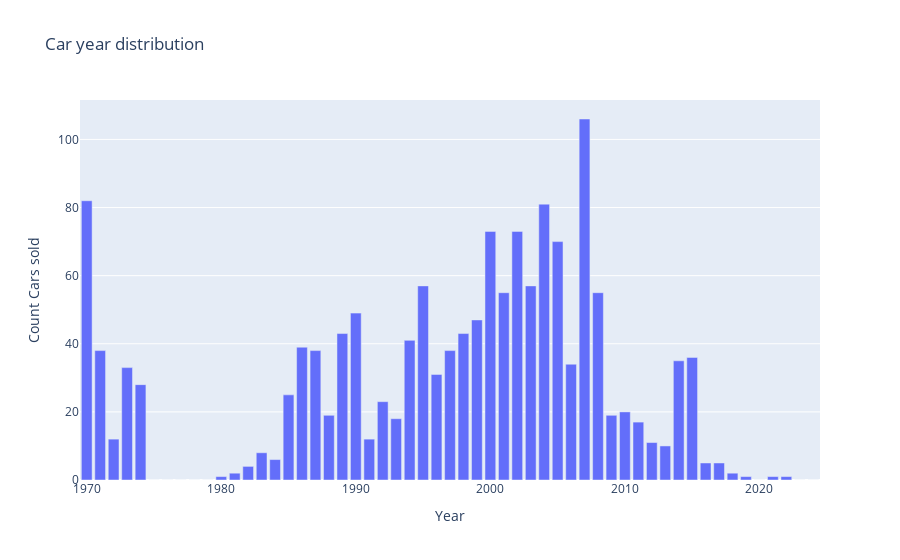

Notebook code cell kept with this figure:
### Code cell
#distribution of number of cars over the years
dic = {1970+i : sum(df['year']==1970+i) for i in range(55)}
x_dic = [1970 + i for i in range(55)]
y_dic = [dic[1970 + i] for i in range(55)]

# Plot
fig = go.Figure([go.Bar(x=x_dic, y=y_dic)])

fig.update_layout(title="Car year distribution",
                  xaxis_title="Year",
                  yaxis_title="Count Cars sold")


fig.show()

### Figure 1 — Plotly figure (JSON) as saved in the notebook; plotly's stock layout.template omitted (floating-point values rounded to 4 significant figures)
{"data": [{"type": "bar", "x": [1970, 1971, 1972, 1973, 1974, 1975, 1976, 1977, 1978, 1979, 1980, 1981, 1982, 1983, 1984, 1985, 1986, 1987, 1988, 1989, 1990, 1991, 1992, 1993, 1994, 1995, 1996, 1997, 1998, 1999, 2000, 2001, 2002, 2003, 2004, 2005, 2006, 2007, 2008, 2009, 2010, 2011, 2012, 2013, 2014, 2015, 2016, 2017, 2018, 2019, 2020, 2021, 2022, 2023, 2024], "y": [82, 38, 12, 33, 28, 0, 0, 0, 0, 0, 1, 2, 4, 8, 6, 25, 39, 38, 19, 43, 49, 12, 23, 18, 41, 57, 31, 38, 43, 47, 73, 55, 73, 57, 81, 70, 34, 106, 55, 19, 20, 17, 11, 10, 35, 36, 5, 5, 2, 1, 0, 1, 1, 0, 0]}], "layout": {"title": {"text": "Car year distribution"}, "xaxis": {"title": {"text": "Year"}}, "yaxis": {"title": {"text": "Count Cars sold"}}}}
